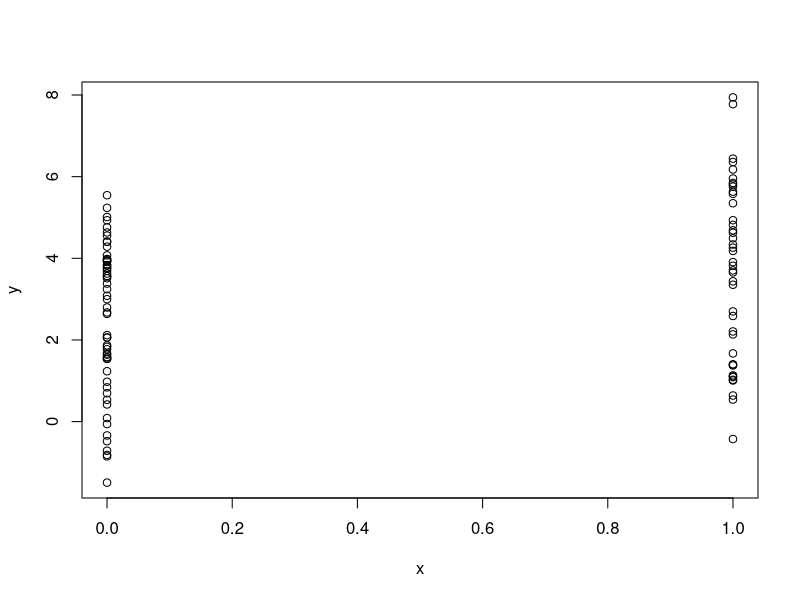
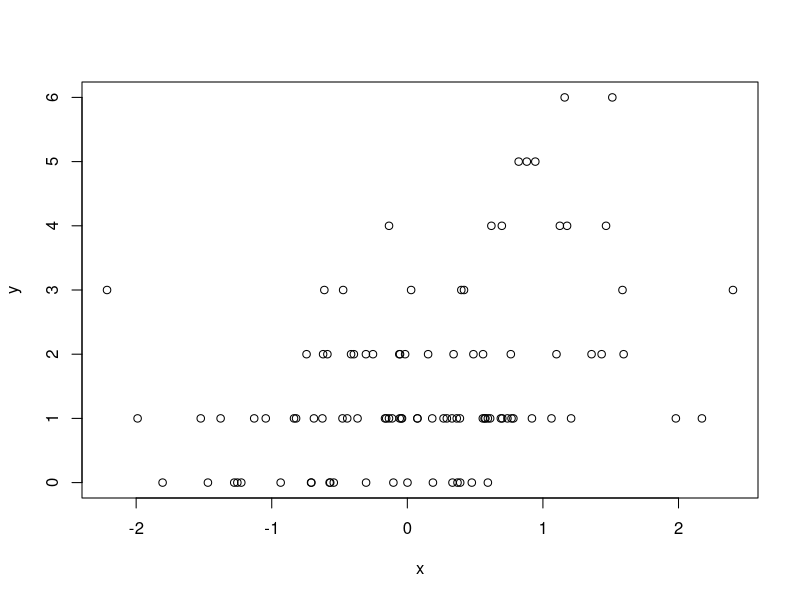

The R script that drew these images, in order:
# simulation, 
# binary distribution, e.g. x represents 'gender', but y is normal disttributed
set.seed(10)
x = rbinom(100, 1, 0.5)
e = rnorm(100, 0, 2)
y = 0.5 + 2 + x + e
summary(y)
plot(x,y)

# poisson distribution
beta_0 = 0.5
beta_1 = 0.3

set.seed(1)
x = rnorm(100)
log_mu = beta_0 + beta_1 * x
y = rpois(100, exp(log_mu))
summary(y)
plot(x,y)
